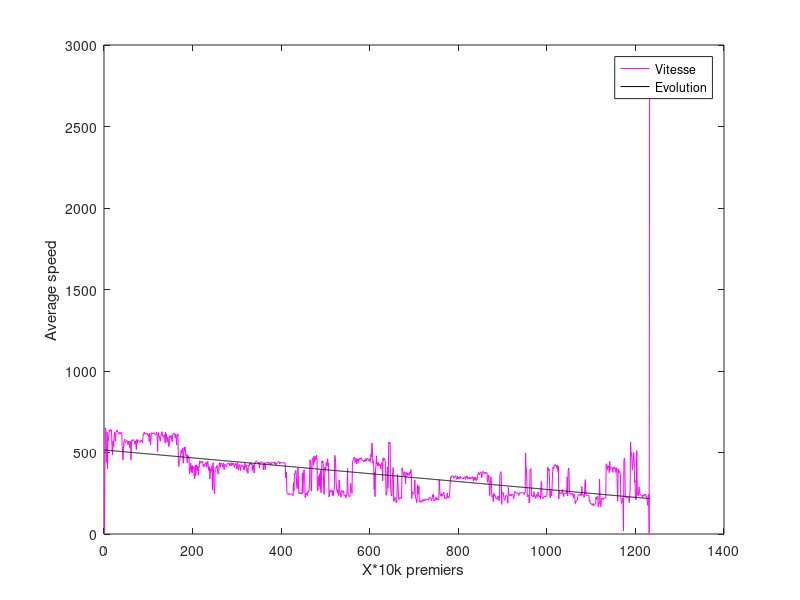

This figure's MATLAB source:
clear ; close all; clc

data = load("vitesse.txt");
y = data(:, 1);
y = [0;y];
X = 1:size(y);
X = X'

figure;

plot(X,y,"-m","Markersize",10);
xlabel("X*10k premiers");
ylabel("Average speed");

pause;

theta = zeros(2,1);
X = [ones(size(y)) X];

theta = (inv(X'*X))*X'*y;

hold on;
plot(X(:,2), X*theta, "-k", "Markersize", 1000);
legend("Vitesse", "Evolution");
hold off;